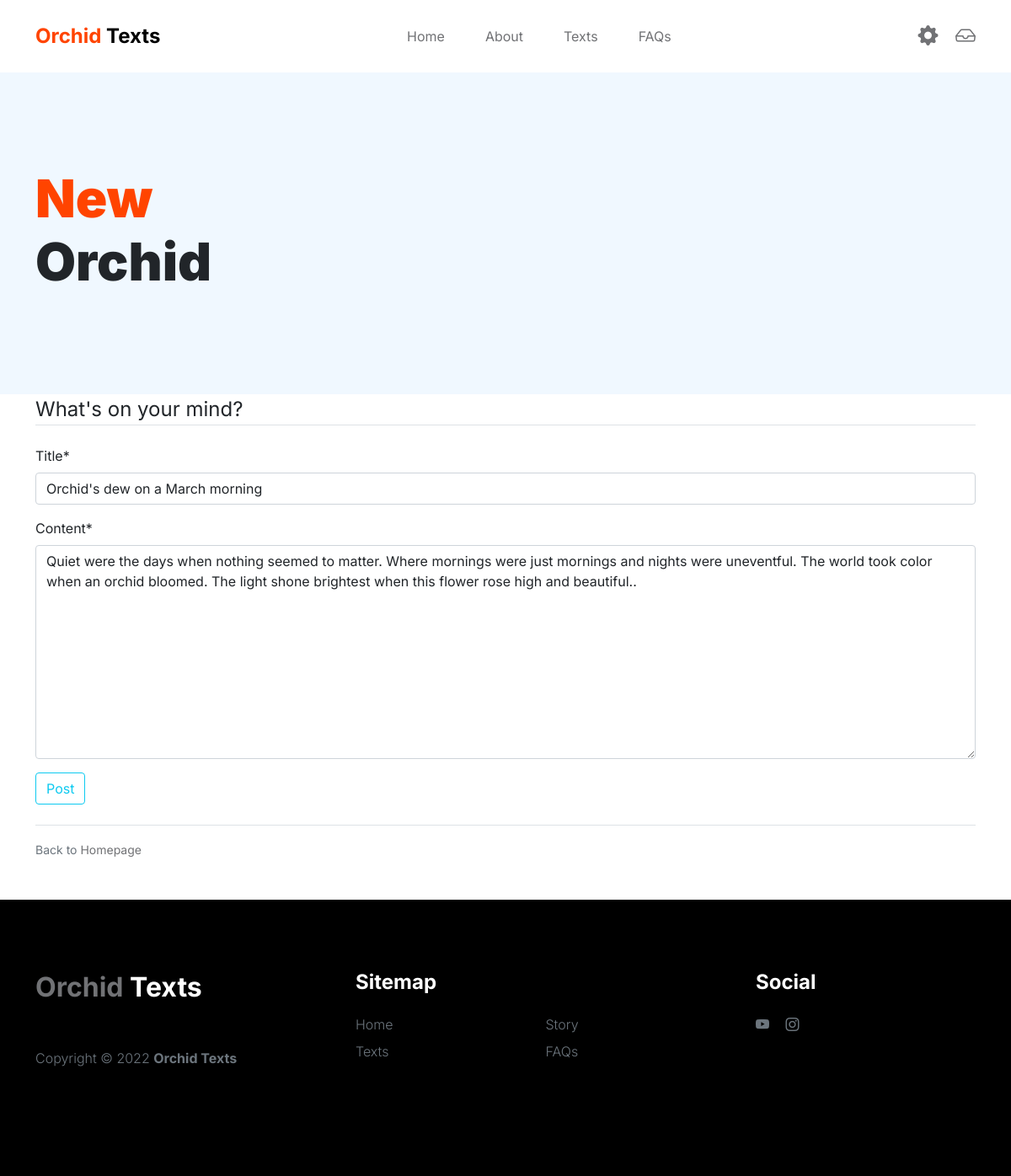
Page /post/3/update (signed in) on the committed database.
### blog/models.py (models this page shows, shortened)
class Post(models.Model):
    title = models.CharField(max_length=200)
    content = models.TextField()
    date_posted = models.DateTimeField(default = timezone.now)
    author = models.ForeignKey(User, on_delete=models.CASCADE)

### blog/views.py (the view, shortened to what this page needs)
# urls.py: path('post/<int:pk>/update', PostUpdateView.as_view(), name="blog-update"),
class PostUpdateView(LoginRequiredMixin, UserPassesTestMixin, UpdateView):
    model = Post
    fields = ['title', 'content']
    def test_func(self):
        post = self.get_object()
        if self.request.user == post.author:
            return True
        return False

### blog/templates/blog/post_form.html (shortened to what this page needs)
{% extends 'blog/base.html' %}
{% load crispy_forms_tags %}
{% block content %}
<header class="site-header section-padding d-flex justify-content-center align-items-center">
    <div class="container">
        <div class="row">
            <div class="col-lg-10 col-12">
                <h1>
                    <span class="d-block text-primary">New</span>
                    <span class="d-block text-dark">Orchid</span>
                </h1>
            </div>
        </div>
    </div>
  </header>
  <div class = "container">
    <div class="content-section">
        <form action="" method="post">
            <fieldset class="form-group">
                <legend class="border-bottom mb-4">What's on your mind?</legend>
                {{ form|crispy }}
            </fieldset>
            <div class="form-group">
                <button class="btn btn-outline-info" type="submit">Post</button>
            </div>
        </form>
        <br>
        <div class="border-top pt-3">
            <small class="text-muted">Back to <a href="{% url 'Orchid-Home' %}">Homepage</a></small>
        </div>
        <br>
        <br>
    </div>
    </div>
{% endblock content %}

### blog/static/blog/css/main.css (style rules this page uses)
:root { --white-color: #FFFFFF; --primary-color: #FF4400; --section-bg-color: #f0f8ff; --dark-color: #000000; --grey-color: #d0d1d1; --p-color: #717275; --body-font-family: 'Inter', sans-serif; --h5-font-size: 24px; --p-font-size: 20px; --copyright-text-font-size: 16px; --product-link-font-size: 14px; --custom-link-font-size: 12px; --font-weight-thin: 100; --font-weight-light: 300; --font-weight-normal: 400; --font-weight-bold: 700; --font-weight-black: 900; }
body, html { height: 100%; }
html { scroll-behavior: smooth; }
body { background: var(--white-color); font-family: var(--body-font-family); position: relative; }
h1, h2, h3, h4, h5, h6 { font-weight: var(--font-weight-bold); }
h1, h2 { font-weight: var(--font-weight-black); }
h1 { font-size: 64px; line-height: normal; }
a, button { touch-action: manipulation; transition: all 0.3s; }
a { color: var(--p-color); text-decoration: none; }
.text-primary { color: var(--primary-color) !important; }
.site-header { background-color: var(--section-bg-color); position: relative; overflow: hidden; margin-top: 86px; }
.site-header.section-padding { padding-top: 7rem; padding-bottom: 7rem; }
.section-padding { padding-top: 7rem; padding-bottom: 7rem; }
@media screen and (max-width: 1200px) { h1 { font-size: 62px; } }

### rows in the picture
Post: title "Orchid's dew on a March morning", content "Quiet were the days when nothing seemed to matter. Where mornings were just mornings and nights were uneventful. The world took color when an orchid bloomed. The light shone brightest when this flower rose high and beautiful.."
